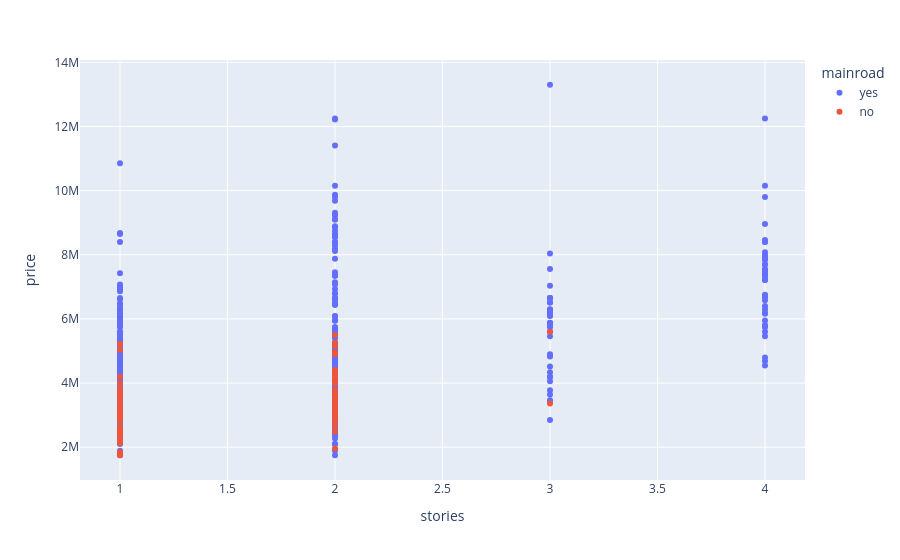
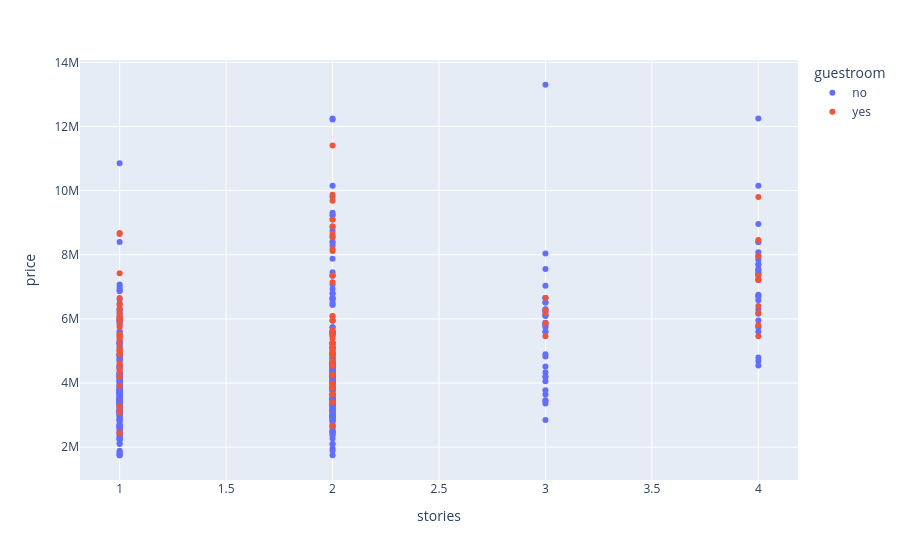
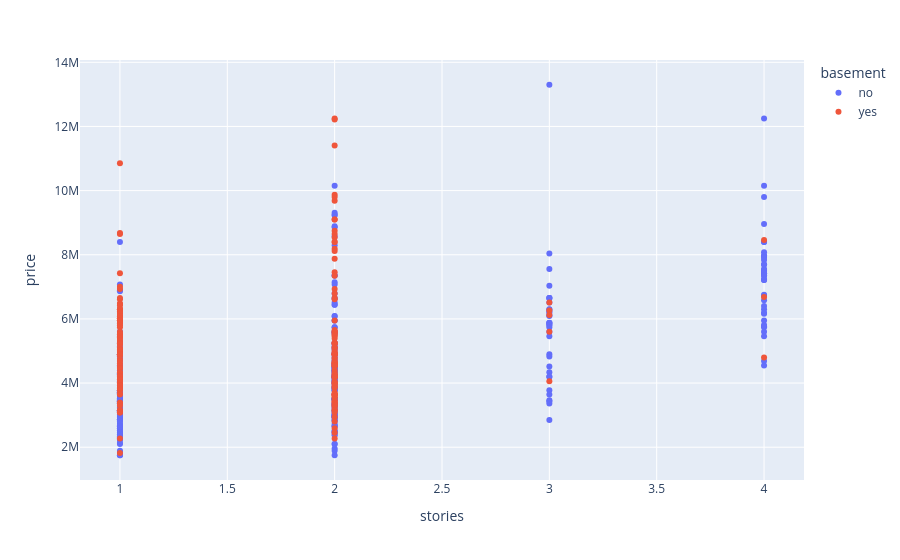
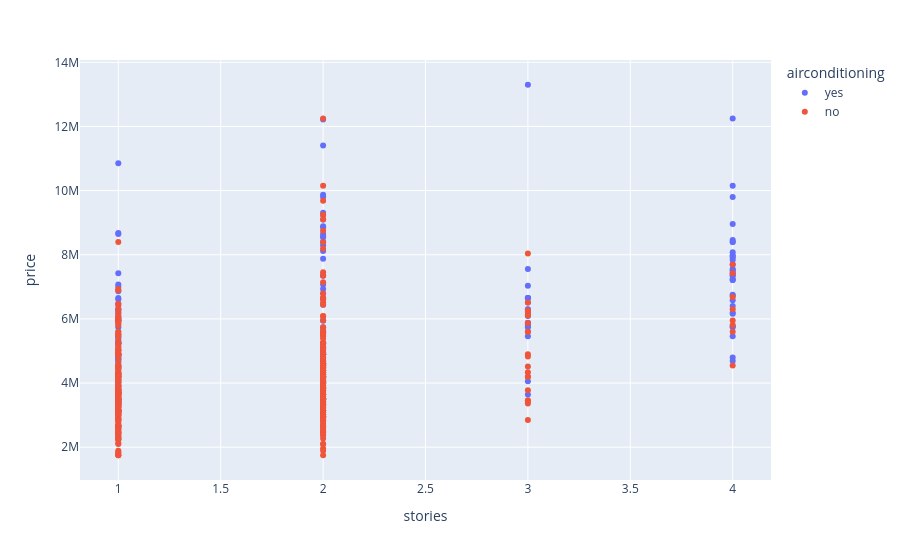

Notebook code for these charts, in order:
### Code cell
# no correlation with hotwatering


fig1 = py.scatter(df, input_cols[columns['stories']], label_cols,color='mainroad')
fig2 = py.scatter(df, input_cols[columns['stories']], label_cols,color='guestroom')
fig3 = py.scatter(df, input_cols[columns['stories']], label_cols,color='basement')
fig4 = py.scatter(df, input_cols[columns['stories']], label_cols,color='airconditioning')
# fig5 = py.scatter(df, input_cols[columns['stories']], label_cols,color='parking')
fig6 = py.scatter(df, input_cols[columns['stories']], label_cols,color='prefarea')
fig7 = py.scatter(df, input_cols[columns['stories']], label_cols,color='furnishingstatus')
fig1.show()
fig2.show()
fig3.show()
fig4.show()
# fig5.show()
fig6.show()
fig7.show()

### Figure 1 — Plotly figure (JSON) as saved in the notebook; plotly's stock layout.template omitted (floating-point values rounded to 4 significant figures; data arrays with more than 128 entries replaced by an {"elided": "..."} marker saying what was removed)
{"data": [{"hovertemplate": "mainroad=yes<br>stories=%{x}<br>price=%{y}<extra></extra>", "legendgroup": "yes", "marker": {"color": "#636efa", "symbol": "circle"}, "mode": "markers", "name": "yes", "orientation": "v", "showlegend": true, "type": "scatter", "x": {"elided": "468 int values"}, "xaxis": "x", "y": {"elided": "468 int values"}, "yaxis": "y"}, {"hovertemplate": "mainroad=no<br>stories=%{x}<br>price=%{y}<extra></extra>", "legendgroup": "no", "marker": {"color": "#EF553B", "symbol": "circle"}, "mode": "markers", "name": "no", "orientation": "v", "showlegend": true, "type": "scatter", "x": [3, 2, 2, 1, 2, 1, 2, 2, 2, 2, 2, 2, 2, 1, 2, 2, 2, 2, 1, 2, 2, 1, 1, 2, 2, 1, 2, 2, 1, 2, 1, 1, 2, 3, 1, 2, 1, 1, 2, 1, 1, 1, 2, 1, 1, 2, 1, 2, 2, 1, 2, 2, 2, 2, 1, 2, 1, 2, 2, 1, 2, 1, 1, 1, 1, 2, 1, 1, 1, 1, 1, 1, 1, 2, 1, 1, 1], "xaxis": "x", "y": [5600000, 5495000, 5250000, 5215000, 5145000, 5040000, 4956000, 4900000, 4410000, 4340000, 4270000, 4200000, 4200000, 4200000, 4200000, 4200000, 4060000, 4007500, 3990000, 3990000, 3990000, 3815000, 3773000, 3773000, 3703000, 3675000, 3640000, 3640000, 3570000, 3500000, 3500000, 3500000, 3493000, 3360000, 3360000, 3360000, 3353000, 3290000, 3290000, 3255000, 3255000, 3220000, 3220000, 3150000, 3150000, 3150000, 3115000, 3080000, 3010000, 3010000, 2975000, 2940000, 2940000, 2940000, 2940000, 2940000, 2870000, 2835000, 2835000, 2835000, 2660000, 2660000, 2604000, 2520000, 2520000, 2485000, 2450000, 2408000, 2275000, 2275000, 2240000, 2233000, 2135000, 1960000, 1855000, 1767150, 1750000], "yaxis": "y"}], "layout": {"legend": {"title": {"text": "mainroad"}, "tracegroupgap": 0}, "margin": {"t": 60}, "xaxis": {"anchor": "y", "domain": [0, 1], "title": {"text": "stories"}}, "yaxis": {"anchor": "x", "domain": [0, 1], "title": {"text": "price"}}}}

### Figure 2 — Plotly figure (JSON) as saved in the notebook; plotly's stock layout.template omitted (floating-point values rounded to 4 significant figures; data arrays with more than 128 entries replaced by an {"elided": "..."} marker saying what was removed)
{"data": [{"hovertemplate": "guestroom=no<br>stories=%{x}<br>price=%{y}<extra></extra>", "legendgroup": "no", "marker": {"color": "#636efa", "symbol": "circle"}, "mode": "markers", "name": "no", "orientation": "v", "showlegend": true, "type": "scatter", "x": {"elided": "448 int values"}, "xaxis": "x", "y": {"elided": "448 int values"}, "yaxis": "y"}, {"hovertemplate": "guestroom=yes<br>stories=%{x}<br>price=%{y}<extra></extra>", "legendgroup": "yes", "marker": {"color": "#EF553B", "symbol": "circle"}, "mode": "markers", "name": "yes", "orientation": "v", "showlegend": true, "type": "scatter", "x": [2, 2, 4, 2, 2, 2, 1, 1, 2, 2, 4, 2, 2, 4, 1, 4, 2, 4, 4, 4, 2, 1, 3, 1, 1, 4, 1, 3, 4, 3, 1, 2, 1, 1, 1, 1, 2, 1, 2, 3, 1, 4, 1, 2, 2, 2, 2, 1, 2, 1, 4, 3, 2, 1, 2, 1, 2, 2, 2, 1, 2, 2, 1, 2, 1, 1, 1, 1, 2, 1, 1, 2, 2, 1, 2, 2, 2, 1, 2, 1, 1, 2, 2, 1, 2, 1, 2, 2, 2, 2, 2, 1, 1, 1, 2, 1, 1], "xaxis": "x", "y": [11410000, 9870000, 9800000, 9681000, 9100000, 8890000, 8680000, 8645000, 8645000, 8540000, 8463000, 8190000, 8120000, 7962500, 7420000, 7350000, 7350000, 7245000, 7210000, 7210000, 7140000, 6650000, 6650000, 6475000, 6419000, 6405000, 6300000, 6265000, 6195000, 6195000, 6195000, 6090000, 6090000, 6020000, 6020000, 6020000, 5950000, 5950000, 5950000, 5873000, 5866000, 5810000, 5740000, 5652500, 5600000, 5600000, 5565000, 5523000, 5495000, 5460000, 5460000, 5460000, 5460000, 5425000, 5390000, 5383000, 5250000, 5250000, 5250000, 5229000, 5215000, 5110000, 5040000, 5040000, 5040000, 5033000, 5005000, 4970000, 4900000, 4900000, 4900000, 4900000, 4690000, 4620000, 4620000, 4620000, 4550000, 4543000, 4543000, 4445000, 4340000, 4270000, 4235000, 4200000, 3990000, 3920000, 3920000, 3885000, 3850000, 3640000, 3395000, 3290000, 3150000, 3080000, 2660000, 2450000, 2450000], "yaxis": "y"}], "layout": {"legend": {"title": {"text": "guestroom"}, "tracegroupgap": 0}, "margin": {"t": 60}, "xaxis": {"anchor": "y", "domain": [0, 1], "title": {"text": "stories"}}, "yaxis": {"anchor": "x", "domain": [0, 1], "title": {"text": "price"}}}}

### Figure 3 — Plotly figure (JSON) as saved in the notebook; plotly's stock layout.template omitted (floating-point values rounded to 4 significant figures; data arrays with more than 128 entries replaced by an {"elided": "..."} marker saying what was removed)
{"data": [{"hovertemplate": "basement=no<br>stories=%{x}<br>price=%{y}<extra></extra>", "legendgroup": "no", "marker": {"color": "#636efa", "symbol": "circle"}, "mode": "markers", "name": "no", "orientation": "v", "showlegend": true, "type": "scatter", "x": {"elided": "354 int values"}, "xaxis": "x", "y": {"elided": "354 int values"}, "yaxis": "y"}, {"hovertemplate": "basement=yes<br>stories=%{x}<br>price=%{y}<extra></extra>", "legendgroup": "yes", "marker": {"color": "#EF553B", "symbol": "circle"}, "mode": "markers", "name": "yes", "orientation": "v", "showlegend": true, "type": "scatter", "x": {"elided": "191 int values"}, "xaxis": "x", "y": {"elided": "191 int values"}, "yaxis": "y"}], "layout": {"legend": {"title": {"text": "basement"}, "tracegroupgap": 0}, "margin": {"t": 60}, "xaxis": {"anchor": "y", "domain": [0, 1], "title": {"text": "stories"}}, "yaxis": {"anchor": "x", "domain": [0, 1], "title": {"text": "price"}}}}

### Figure 4 — Plotly figure (JSON) as saved in the notebook; plotly's stock layout.template omitted (floating-point values rounded to 4 significant figures; data arrays with more than 128 entries replaced by an {"elided": "..."} marker saying what was removed)
{"data": [{"hovertemplate": "airconditioning=yes<br>stories=%{x}<br>price=%{y}<extra></extra>", "legendgroup": "yes", "marker": {"color": "#636efa", "symbol": "circle"}, "mode": "markers", "name": "yes", "orientation": "v", "showlegend": true, "type": "scatter", "x": {"elided": "172 int values"}, "xaxis": "x", "y": {"elided": "172 int values"}, "yaxis": "y"}, {"hovertemplate": "airconditioning=no<br>stories=%{x}<br>price=%{y}<extra></extra>", "legendgroup": "no", "marker": {"color": "#EF553B", "symbol": "circle"}, "mode": "markers", "name": "no", "orientation": "v", "showlegend": true, "type": "scatter", "x": {"elided": "373 int values"}, "xaxis": "x", "y": {"elided": "373 int values"}, "yaxis": "y"}], "layout": {"legend": {"title": {"text": "airconditioning"}, "tracegroupgap": 0}, "margin": {"t": 60}, "xaxis": {"anchor": "y", "domain": [0, 1], "title": {"text": "stories"}}, "yaxis": {"anchor": "x", "domain": [0, 1], "title": {"text": "price"}}}}
